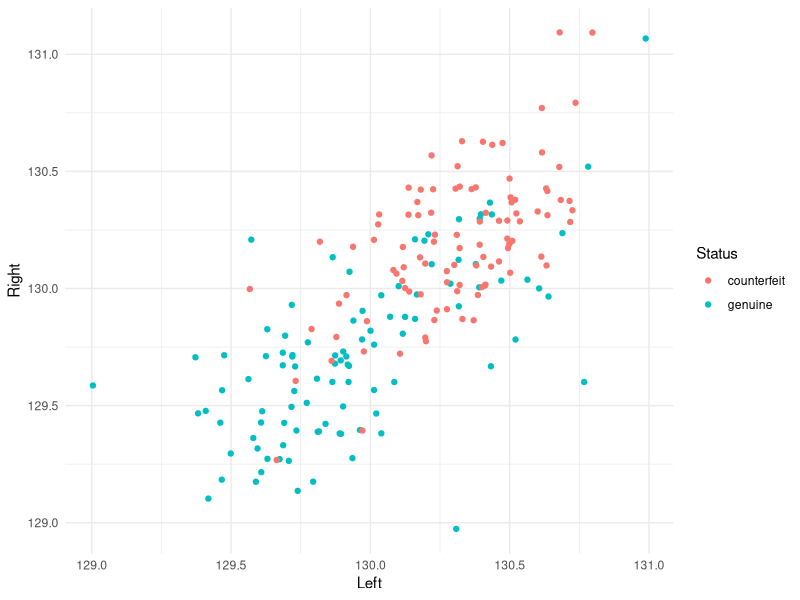
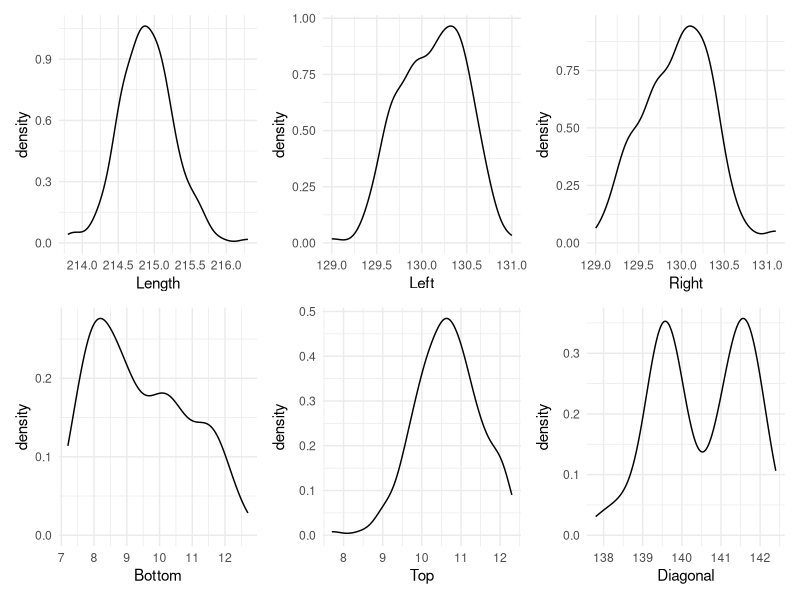
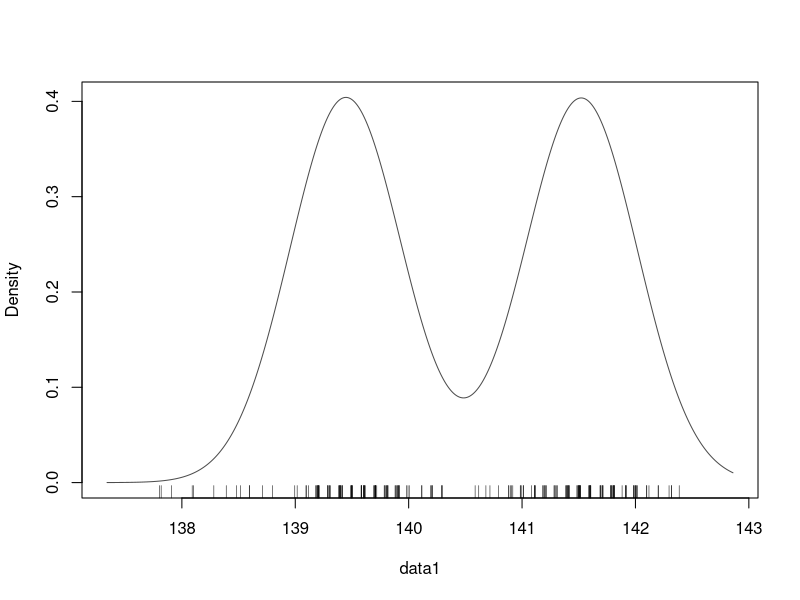
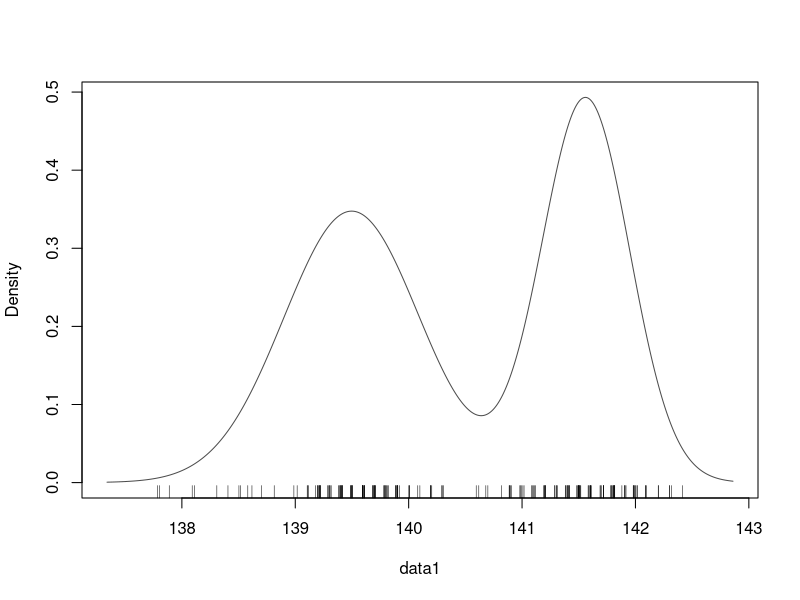
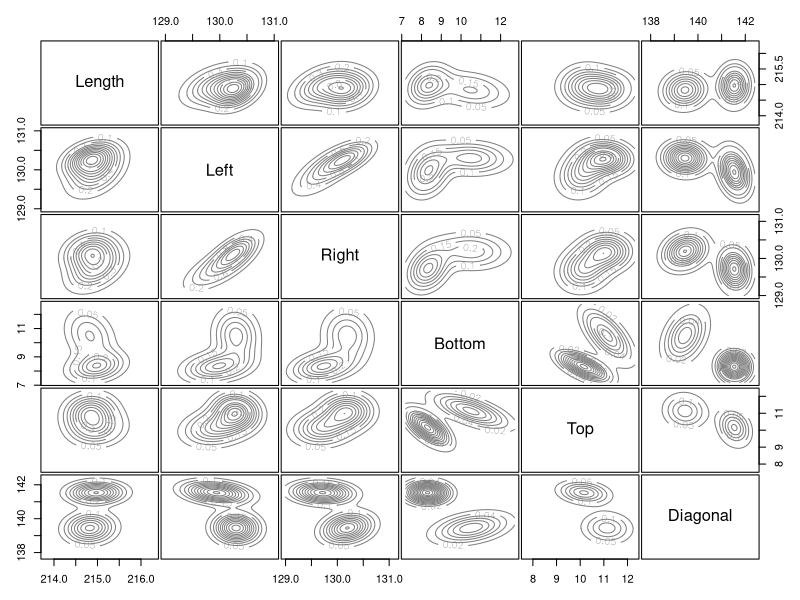
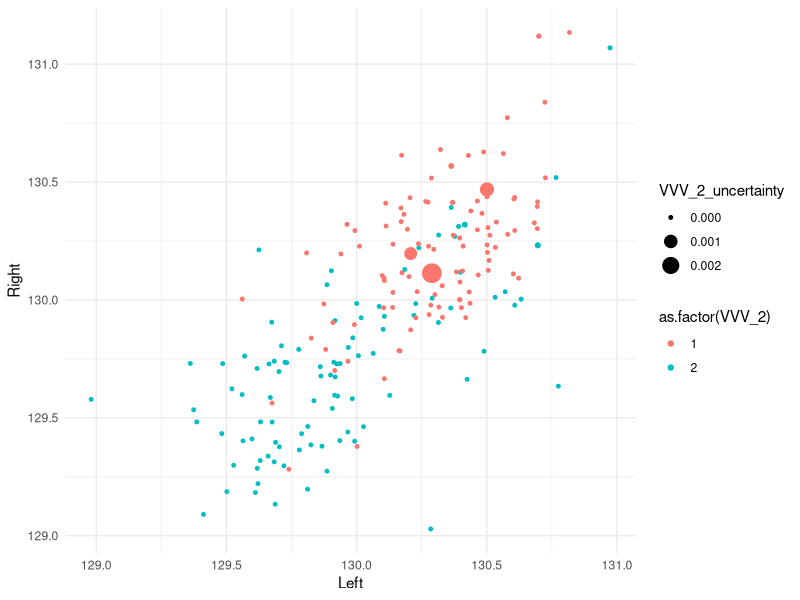

The R script that drew these images, in order:
## ---- chunk 1
library(mclust)
library(tidyverse)
library(patchwork)
## ---- chunk 2
df <- as_tibble(banknote)
## ---- chunk 3
?banknote
## ---- chunk 4
df %>% 
  ggplot(aes(Left, Right, color = Status)) +
  geom_jitter() +
  theme_minimal()
## ---- chunk 5
df <-
  df %>% 
  select(-Status)
## ---- chunk 6
ggplot(df, aes(Length)) + geom_density() + theme_minimal() +
  ggplot(df, aes(Left)) + geom_density() + theme_minimal() +
  ggplot(df, aes(Right)) + geom_density() + theme_minimal() +
  ggplot(df, aes(Bottom)) + geom_density() + theme_minimal() +
  ggplot(df, aes(Top)) + geom_density() + theme_minimal() +
  ggplot(df, aes(Diagonal)) + geom_density() + theme_minimal()
## ---- chunk 7
data1 <-
  df %>% 
  select(Diagonal)

fit_E_2 <- Mclust(data1, G = 2, modelNames = "E")
summary(fit_E_2, parameters = "TRUE")
## ---- chunk 8
BIC <- -2 * fit_E_2$loglik + fit_E_2$df * log(nrow(data1))
BIC
fit_E_2$bic
## ---- chunk 9
fit_E_2_plot <- plot(fit_E_2, "density")
rug(jitter(df$Diagonal), side = 1)
## ---- chunk 10
fit_V_2 <- Mclust(data1, G = 2, modelNames = "V")
summary(fit_V_2, parameters = "TRUE")
fit_E_2_plot <- plot(fit_V_2, "density")
rug(jitter(df$Diagonal), side = 1)
## ---- chunk 11
fit_V_2$df
## ---- chunk 12
-2 * fit_E_2$loglik
-2 * fit_V_2$loglik
## ---- chunk 13
fit_E_2$BIC
fit_V_2$BIC
## ---- chunk 14
Mclust(df)$BIC
## ---- chunk 15
Mclust(df, 3, "VEE")$parameters
## ---- chunk 16
fit_VVV_2 <- Mclust(df, 2, "VVV")
plot(fit_VVV_2, "density")
## ---- chunk 17
df <-
  df %>% 
  mutate(VVV_2 = fit_VVV_2$classification, VVV_2_uncertainty = as.numeric(fit_VVV_2$uncertainty))

df %>% 
  ggplot(aes(Left, Right, color = as.factor(VVV_2), size = VVV_2_uncertainty)) +
  geom_jitter() +
  theme_minimal()
